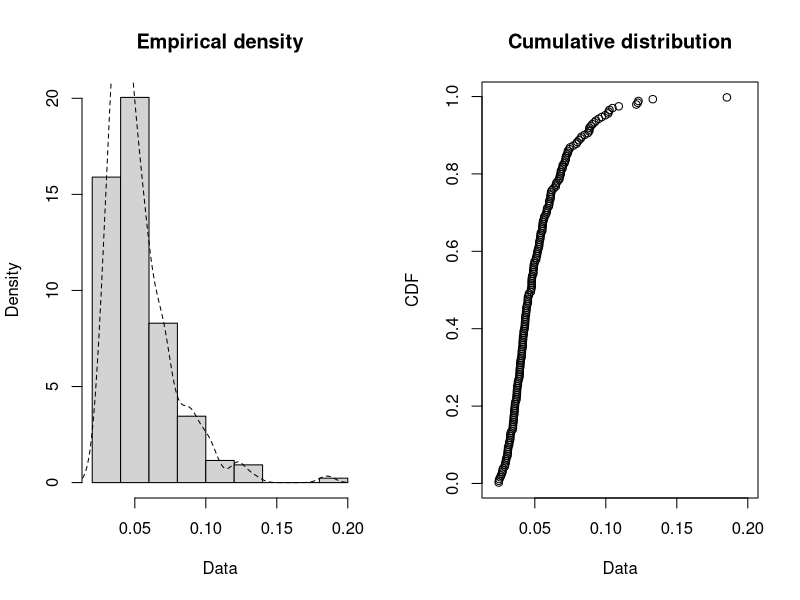
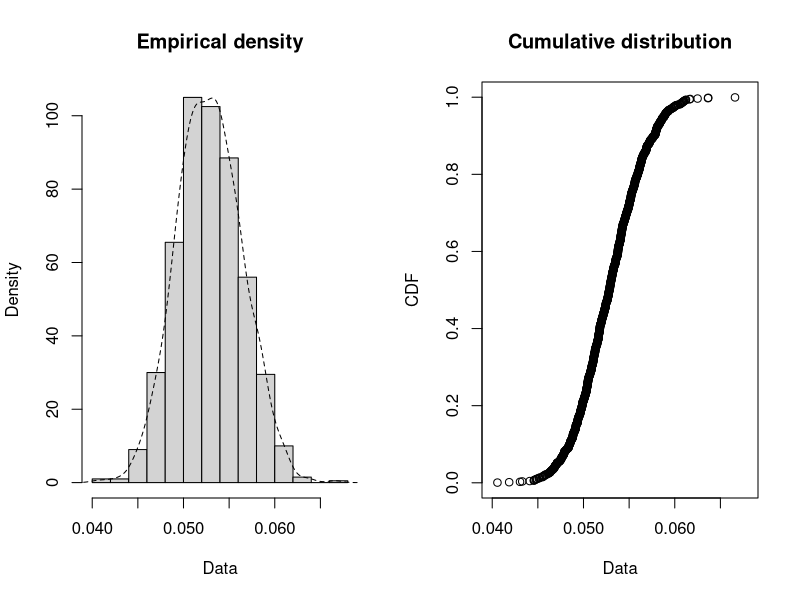
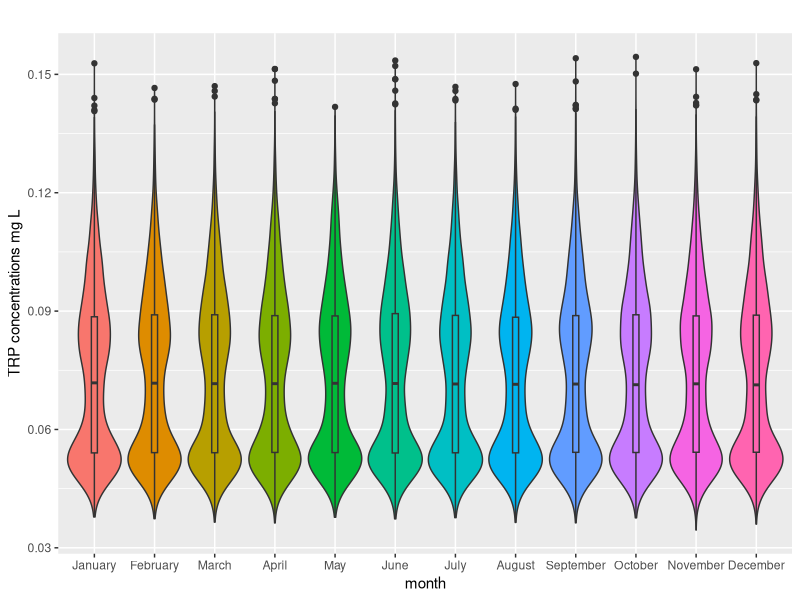
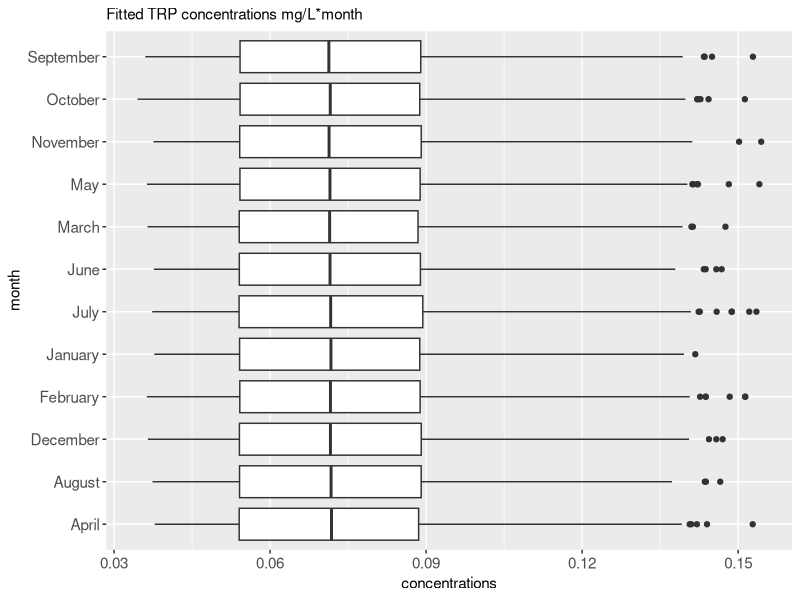
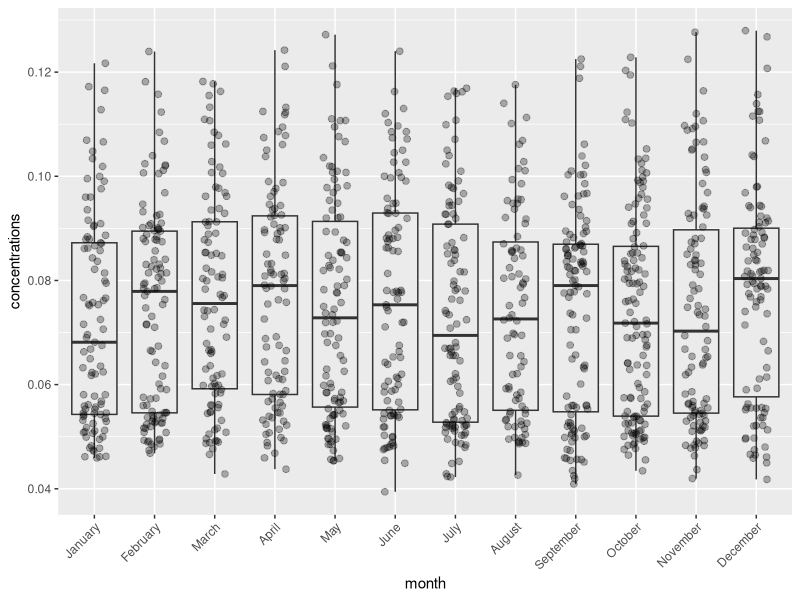

Source code (R) for these figures, in order:
## ---- chunk 1
knitr::opts_chunk$set(echo = TRUE)

library(plyr)
library(dplyr)
library(tidyr)
library(ggplot2)
library(lubridate)
library(tidyverse)
library(fitdistrplus)
library(ggbeeswarm)

# load observed data 
hydrology<-read.csv("data/Ballycanew_data.csv")
## ---- chunk 2
hydrology$Date<- parse_date_time(hydrology$Date, "d/m/Y")

hydrology$day <- yday(hydrology$Date)
hydrology$months <- month(hydrology$Date)
hydrology$year <- year(hydrology$Date)

# assign months
hydrology$month<-NA # new blank column
hydrology$month[hydrology$months %in% c(1)]<-"January"
hydrology$month[hydrology$months %in% c(2)]<-"February"
hydrology$month[hydrology$months %in% c(3)]<-"March"
hydrology$month[hydrology$months %in% c(4)]<-"April"
hydrology$month[hydrology$months %in% c(5)]<-"May"
hydrology$month[hydrology$months %in% c(6)]<-"June"
hydrology$month[hydrology$months %in% c(7)]<-"July"
hydrology$month[hydrology$months %in% c(8)]<-"August"
hydrology$month[hydrology$months %in% c(9)]<-"September"
hydrology$month[hydrology$months %in% c(10)]<-"October"
hydrology$month[hydrology$months %in% c(11)]<-"November"
hydrology$month[hydrology$months %in% c(12)]<-"December"

# %in% value matching = returns a vector of the positions of (first) matches of its first argument in its second

hydrology$month <- factor(hydrology$month, levels=month.name) 
# encodes a vector as a factor
head(hydrology)
## ---- chunk 3
hydrology1<-
  hydrology%>%
  dplyr::select(month, TRP..mg.l.)
## ---- chunk 4
hydrology1<-hydrology1 %>%
  group_by(month) %>%
  mutate(row = row_number()) %>%
  tidyr::pivot_wider(names_from = month, values_from = TRP..mg.l.)%>%
  dplyr::select(-row)
## ---- chunk 5
as.data.frame(hydrology1)
daily_January<-pull(hydrology1,January)
## ---- chunk 6
plotdist(c(na.exclude(daily_January)), histo = TRUE, demp = TRUE) # using c(na.exclude()) to get rid of "Error in density.default(data) : 'x' contains missing values" and get CDF
## ---- chunk 7
Jan_lognormal <- fitdist(daily_January[!is.na(daily_January)], "lnorm") # both !is.na and na.exclude still produce the warning 
summary(Jan_lognormal) # gives std errors too
## ---- chunk 8
set.seed(666)
## ---- chunk 9
sum(rlnorm(n = 30, mean = -3.0, sd = 0.37)) # sum of the randomly drawn lognormal, this means I have a total monthly TRP 
## ---- chunk 10
sum(rlnorm(n = 30, mean = -3.0, sd = 0.37))/30 # sum of the randomly drawn lognormal, this means I have a total monthly TRP

rlnorm(n = 30, mean = -3.0, sd = 0.37)
## ---- chunk 11
monthlyTRP<-lapply(1:1000, function(i) sum(rlnorm(n = 30, mean = Jan_lognormal$estimate[1], sd = Jan_lognormal$estimate[2]))/30)
## ---- chunk 12
vectorTRP<-unlist(monthlyTRP) #you have to unlist the list so it can be plotted
plotdist(vectorTRP, histo = TRUE, demp = TRUE)
## ---- chunk 13
Jan_monthly_lognormal <- fitdist(vectorTRP, "lnorm") # natural log
summary(Jan_monthly_lognormal)
## ---- chunk 14
monthly_lognormal_estimates <- function(MYCOLUMN) {
  daily_lognormal<-fitdist(MYCOLUMN[!is.na(MYCOLUMN)], "lnorm") #fit lnorm to daily data
  monthlyTRP<-lapply(1:1000, function(i) sum(rlnorm(n = 30, mean = daily_lognormal$estimate[1], sd = daily_lognormal$estimate[2]),na.rm = T)/30) # generate 1000 lnorm with the fitted params above, then sum the 30 datapoints in each lnorm so to cumulate days into months, then divide again to get avg concentration in that month
  vectorTRP<-unlist(monthlyTRP) # convert into vec which is what is needed in fitdist
  monthly_lognormal<-fitdist(vectorTRP[!is.na(vectorTRP)], "lnorm") # fit monthly lnorm
  return(monthly_lognormal$estimate) # return parameters
} 
## ---- chunk 15
monthly_lnorm_params<-apply(hydrology1, 2, monthly_lognormal_estimates)
## ---- chunk 16
# transpose and convert to dataframe
monthly_lnorm_params<-as.data.frame(t(monthly_lnorm_params))

# convert to base 10
monthly_lnorm_params$meanlog10<-monthly_lnorm_params$meanlog/log(10)
monthly_lnorm_params$sdlog10<-monthly_lnorm_params$sdlog/log(10)

monthly_lnorm_params
## ---- chunk 17
write.csv(monthly_lnorm_params,"data/monthly_fitted_TRP_observations_Ballycanew_params.csv" )
## ---- chunk 18
sampled_observedTRP<-apply(monthly_lnorm_params, 1, function (i) rlnorm(10000, meanlog = monthly_lnorm_params$meanlog, sdlog = monthly_lnorm_params$sdlog))

sampled_observedTRP<-as.data.frame(sampled_observedTRP)
# class(sampled_observedTP)
## ---- chunk 19
write.csv(sampled_observedTRP,"data/monthly_fitted_TRP_observations.csv" )
## ---- chunk 20
sampled_observedTRP2<-apply(monthly_lnorm_params, 1, function (i) rlnorm(382, meanlog = monthly_lnorm_params$meanlog, sdlog = monthly_lnorm_params$sdlog))

sampled_observedTRP2<-as.data.frame(sampled_observedTRP2)
# class(sampled_observedTP)
## ---- chunk 21
labels<-c("January","February","March","April",          "May","June","July","August","September","October","November","December")

sampled_observedTRP1<-sampled_observedTRP%>%
  pivot_longer(c("January","February","March","April","May","June","July","August","September","October","November","December"),values_to="concentrations",names_to="month")
## ---- chunk 22
violin_plot <-sampled_observedTRP1 %>%
  ggplot(aes(x=month, y=concentrations, fill=month)) +
  geom_violin() +
  scale_x_discrete(labels= labels) +
  ggtitle("") + 
  geom_boxplot(width=.1)+
  xlab("month")+
  ylab("TRP concentrations mg L")+
  theme(legend.position="none")

violin_plot 
## ---- chunk 23
ggplot(sampled_observedTRP1, aes(concentrations, month))+
  geom_boxplot()+
  theme(
    plot.title = element_text(size=11),
    axis.title=element_text(size=11),
    axis.text=element_text(size=11) #,angle = 90 
  ) +
  ggtitle("Fitted TRP concentrations mg/L*month")
## ---- chunk 24
sampled_observedTRP1$month<- factor(sampled_observedTRP1$month, levels = c("January","February","March","April","May","June","July","August","September","October","November","December"))
## ---- chunk 25
sampled_observedTRP1%>%
  sample_n(1200)%>%
ggplot(aes(x = month, y = concentrations)) +
  geom_boxplot(fill = "grey92") +
  ## use either geom_point() or geom_jitter()
  geom_point(
    ## draw bigger points
    size = 2,
    ## add some transparency
    alpha = .3,
    ## add some jittering
    position = position_jitter(
      ## control randomness and range of jitter
      seed = 1, width = .2
    )
  )+ 
  theme(axis.text.x = element_text(hjust=1,
                                   angle=45))
